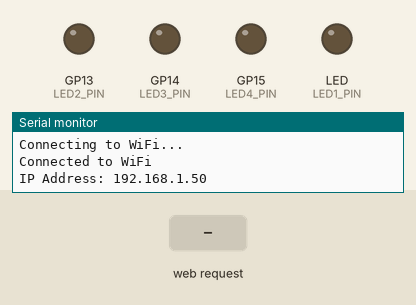
Simulated run of this sketch. Board: Raspberry Pi Pico W. On the bench: output pins drawn as LEDs (lit = HIGH), the last lines printed to the serial monitor. The test bench sets the inputs (shaded band). WiFi joins after 1.5 s; servers stay silent unless stated.

Above: at 2.7 s.
2.8 s: HTTP request GET /LED1=HIGH received
At 3.4 s:
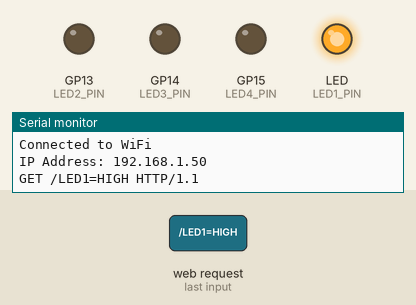
4.3 s: HTTP request GET /LED2=HIGH received
At 4.6 s:
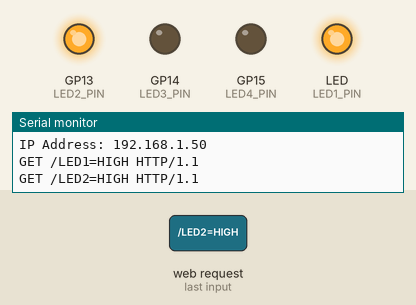
5.8 s: HTTP request GET /LED1=LOW received
At 6.9 s:
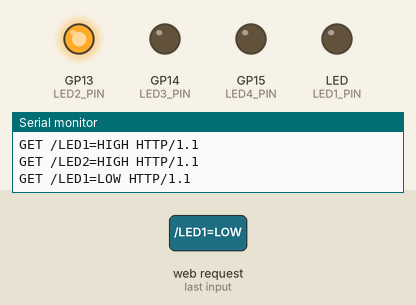
7.3 s: HTTP request GET /LED3=HIGH received
At 8.0 s:
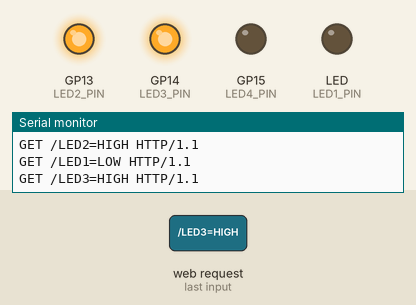
8.8 s: HTTP request GET /LED2=LOW received
At 9.2 s:
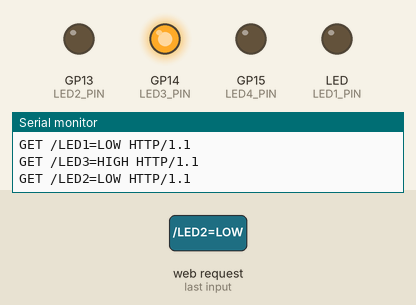
10.3 s: HTTP request GET /LED4=HIGH received
At 11.5 s:
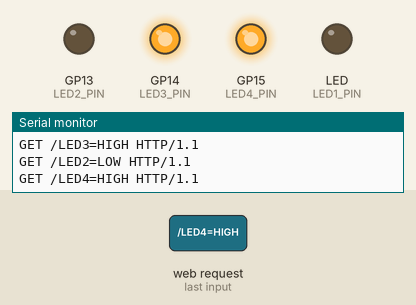
Timing chart, 0 to 12.8 s (numbered marks = the images above; inputs shaded):
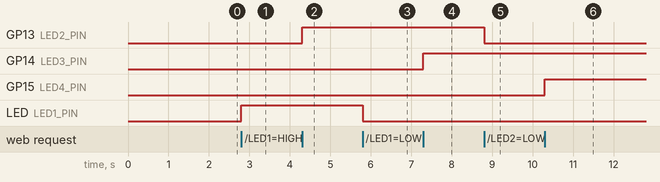

Measured:
- after the input at 2.8 s, LED (LED1_PIN): LOW → HIGH at once
- after the input at 4.3 s, GP13 (LED2_PIN): LOW → HIGH at once
- after the input at 5.8 s, LED (LED1_PIN): HIGH → LOW at once
- after the input at 7.3 s, GP14 (LED3_PIN): LOW → HIGH at once
- after the input at 8.8 s, GP13 (LED2_PIN): HIGH → LOW at once
- after the input at 10.3 s, GP15 (LED4_PIN): LOW → HIGH at once

The sketch:

sketch_dec8a.ino
```cpp
#include <WiFi.h>

// Define your network credentials
const char* ssid = "Your_WIFI_Name";       // Your WiFi SSID
const char* password = "Your_Password";  // Your WiFi password

WiFiServer server(80);  // Web server listens on port 80

// Define the 4 LED pins
#define LED1_PIN LED_BUILTIN  // Pin for LED 1
#define LED2_PIN 13  // Pin for LED 2
#define LED3_PIN 14  // Pin for LED 3
#define LED4_PIN 15  // Pin for LED 4

bool led1Status = false;  // Track LED 1 status
bool led2Status = false;  // Track LED 2 status
bool led3Status = false;  // Track LED 3 status
bool led4Status = false;  // Track LED 4 status

void setup() {
  // Start serial communication
  Serial.begin(115200);

  // Initialize the LED pins
  pinMode(LED1_PIN, OUTPUT);
  pinMode(LED2_PIN, OUTPUT);
  pinMode(LED3_PIN, OUTPUT);
  pinMode(LED4_PIN, OUTPUT);

  // Ensure LEDs are OFF initially
  digitalWrite(LED1_PIN, LOW);
  digitalWrite(LED2_PIN, LOW);
  digitalWrite(LED3_PIN, LOW);
  digitalWrite(LED4_PIN, LOW);

  // Connect to WiFi
  Serial.println("Connecting to WiFi...");
  WiFi.begin(ssid, password);

  // Wait for connection
  while (WiFi.status() != WL_CONNECTED) {
    WiFi.begin(ssid, password);
    digitalWrite(LED1_PIN,HIGH);
    delay(1000);
    Serial.print(".");
    digitalWrite(LED1_PIN,HIGH);
  }

  Serial.println("\nConnected to WiFi");
  Serial.print("IP Address: ");
  Serial.println(WiFi.localIP());  // Print the IP address of the Pico W

  // Start the server
  server.begin();
}

void loop() {

  if  (WiFi.status() != WL_CONNECTED){
    Serial.println("Not connected to WIFI\n");
    Serial.println("connecting to WiFI");

    while (WiFi.status() != WL_CONNECTED) {
      WiFi.begin(ssid, password);
      delay(1000);
      Serial.print(".");
    }
    Serial.println("\nConnected to WiFi");
    Serial.print("IP Address: ");
    Serial.println(WiFi.localIP());  // Print the IP address of the Pico W
  }
  // Check if a client has connected
  WiFiClient client = server.available();

  if (client) {

    // Wait for the client to send a request
    while (client.connected()) {
      if (client.available()) {
        // Read the HTTP request from the client
        String request = client.readStringUntil('\r');
        Serial.println(request);

        // Handle LED control based on the request
        if (request.indexOf("/LED1=HIGH") != -1) {
          led1Status = true;
          digitalWrite(LED1_PIN, HIGH);
        }
        if (request.indexOf("/LED1=LOW") != -1) {
          led1Status = false;
          digitalWrite(LED1_PIN, LOW);
        }
        if (request.indexOf("/LED2=HIGH") != -1) {
          led2Status = true;
          digitalWrite(LED2_PIN, HIGH);
        }
        if (request.indexOf("/LED2=LOW") != -1) {
          led2Status = false;
          digitalWrite(LED2_PIN, LOW);
        }
        if (request.indexOf("/LED3=HIGH") != -1) {
          led3Status = true;
          digitalWrite(LED3_PIN, HIGH);
        }
        if (request.indexOf("/LED3=LOW") != -1) {
          led3Status = false;
          digitalWrite(LED3_PIN, LOW);
        }
        if (request.indexOf("/LED4=HIGH") != -1) {
          led4Status = true;
          digitalWrite(LED4_PIN, HIGH);
        }
        if (request.indexOf("/LED4=LOW") != -1) {
          led4Status = false;
          digitalWrite(LED4_PIN, LOW);
        }
        if (request.indexOf("/LED=OFF") != -1) {
          // Turn off all LEDs
          led1Status = false;
          digitalWrite(LED1_PIN, LOW);
          led2Status = false;
          digitalWrite(LED2_PIN, LOW);
          led3Status = false;
          digitalWrite(LED3_PIN, LOW);
          led4Status = false;
          digitalWrite(LED4_PIN, LOW);

        }
            // Handle the /status endpoint

        // Send an HTTP response
        client.println("HTTP/1.1 200 OK");
        client.println("Content-Type: text/html");
        client.println("Connection: close");
        client.println();

        // HTML content for the webpage
        client.println("<!DOCTYPE HTML>");
        client.println("<html>");
        client.println("<head>");
        client.println("<title>LED Control</title>");
        client.println("<style>");
        client.println("body { font-family: 'Arial', sans-serif; background-color: #2f2f2f; color: #fff; text-align: center; padding: 50px; }");
        client.println("h1 { color: #4CAF50; }");
        client.println(".led-button { font-size: 20px; margin: 10px; padding: 10px 20px; border-radius: 5px; cursor: pointer; border: none; }");
        client.println(".on { background-color: #4CAF50; color: white; }");
        client.println(".off { background-color: #f44336; color: white; }");
        client.println("</style>");
        client.println("<script>");
        client.println("setTimeout(function(){");
        client.println("  window.location.href = 'http://192.168.40.240';"); // This will reload the page after 5 seconds without turning off LEDs
        client.println("}, 5000);");  // 5000 milliseconds = 5 seconds
        client.println("</script>");
        client.println("</head>");
        client.println("<body>");

        // Display LED status
        client.println("<h1>LED Control with Buttons</h1>");
        client.println("<div>");

        // LED control buttons
        client.println("<form action='/LED1=HIGH'><button class='led-button on' type='submit'>Turn LED 1 ON</button></form>");
        client.println("<form action='/LED1=LOW'><button class='led-button off' type='submit'>Turn LED 1 OFF</button></form>");
        client.println("<form action='/LED2=HIGH'><button class='led-button on' type='submit'>Turn LED 2 ON</button></form>");
        client.println("<form action='/LED2=LOW'><button class='led-button off' type='submit'>Turn LED 2 OFF</button></form>");
        client.println("<form action='/LED3=HIGH'><button class='led-button on' type='submit'>Turn LED 3 ON</button></form>");
        client.println("<form action='/LED3=LOW'><button class='led-button off' type='submit'>Turn LED 3 OFF</button></form>");
        client.println("<form action='/LED4=HIGH'><button class='led-button on' type='submit'>Turn LED 4 ON</button></form>");
        client.println("<form action='/LED4=LOW'><button class='led-button off' type='submit'>Turn LED 4 OFF</button></form>");
        client.println("<form action='/LED=OFF'><button class='led-button off' type='submit'>Turn All LEDs OFF</button></form>");

        client.println("</div>");
        client.println("<div>");
        // Display current LED status
        client.println("<h2>Current LED Status:</h2>");
        client.println("<p>LED 1: " + String(led1Status ? "ON" : "OFF") + "</p>");
        client.println("<p>LED 2: " + String(led2Status ? "ON" : "OFF") + "</p>");
        client.println("<p>LED 3: " + String(led3Status ? "ON" : "OFF") + "</p>");
        client.println("<p>LED 4: " + String(led4Status ? "ON" : "OFF") + "</p>");
        client.println("</div>");

        client.println("</body>");
        client.println("</html>");

        break;  // End the connection after sending the response
      }
    }

    // Close the client connection

  }
}
```
